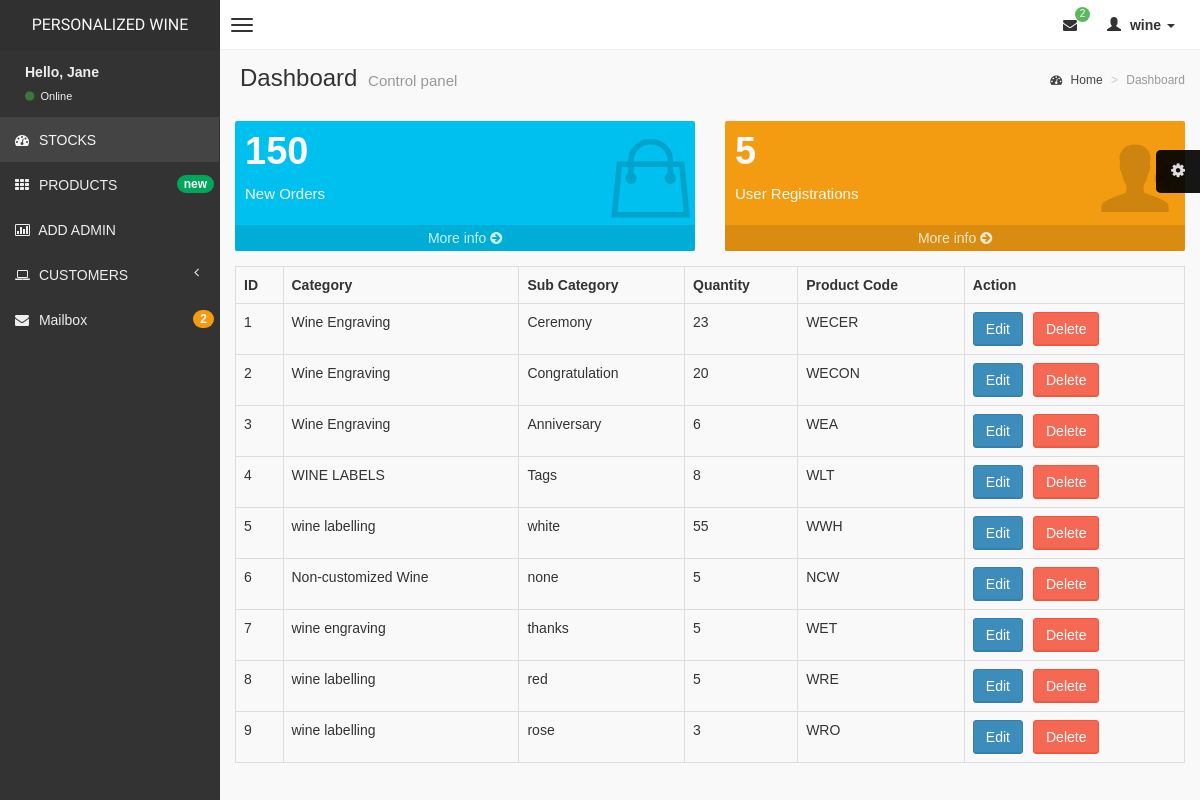
Page /admin/allstock.php (signed in) on the committed database.
### tables this page shows
CREATE TABLE `stock` (
  `stock_id` int(100) NOT NULL,
  `category` varchar(256) DEFAULT NULL,
  `sub_category` varchar(256) DEFAULT NULL,
  `quantity` varchar(256) DEFAULT NULL,
  `product_code` varchar(256) DEFAULT NULL,
  `date_created` datetime DEFAULT CURRENT_TIMESTAMP
);

### admin/allstock.php (the view, shortened to what this page needs)
<?php include("includes/header.php") ?>
<section class="content">
    <div class="row">
        <div class="col-lg-6 col-xs-6">
            <div class="small-box bg-aqua">
                <div class="inner">
                    <h3>
                        150
                    </h3>
                    <p>
                        New Orders
                    </p>
                </div>
                <div class="icon">
                    <i class="ion ion-bag"></i>
                </div>
                <a href="subscribers.php" class="small-box-footer">
                    More info <i class="fa fa-arrow-circle-right"></i>
                </a>
            </div>
        </div>
        <div class="col-lg-6 col-xs-6">
            <div class="small-box bg-yellow">
                <div class="inner">
                    <h3>
                        <?php
                        $review_query = "SELECT * FROM subscribers";
                        $reviews_result = mysqli_query($connection, $review_query);
                        $count = mysqli_num_rows($reviews_result);
                        if ($count > 0) {
                            echo $count;
                        } else {
                            echo NULL;
                        }
                        ?> </h3>
                    <p>
                        User Registrations
                    </p>
                </div>
                <div class="icon">
                    <i class="ion ion-person-add"></i>
                </div>
                <a href="#" class="small-box-footer">
                    More info <i class="fa fa-arrow-circle-right"></i>
                </a>
            </div>
        </div>
    </div>
    <div class="row">
        <div class="col-xs-12 connectedSortable">
            <?php
            $squery = "SELECT stock_id, category, sub_category,quantity,product_code FROM stock ORDER BY stock_id DESC";
            $squery_result = mysqli_query($connection, $squery);
            if ($squery_result->num_rows > 0) {
                echo "<table class='table table-hover table-responsive table-bordered'>";
                echo "<tr>";
                echo "<th>ID</th>";
                echo "<th>Category</th>";
                echo "<th>Sub Category</th>";
                echo "<th>Quantity</th>";
                echo "<th>Product Code</th>";
                echo "<th>Action</th>";
                echo "</tr>";
                $i = 1;
                while ($row =  mysqli_fetch_array($squery_result)) {
                    $id = $row['stock_id'];
                    echo "<tr>";
                    echo "<td>" . $i++ . "</td>";
                    echo "<td>" . $row['category'] . "</td>";
                    echo "<td>" . $row['sub_category'] . "</td>";
                    echo "<td>" . $row['quantity'] . "</td>";
                    echo "<td>" . $row['product_code'] . "</td>";
                    echo "<td>";
                    echo "<a href='update.php?up_id=" . $row['stock_id'] . "' class='btn btn-primary m-r-1em'>Edit<a/>";
                    echo "<a href='#' onclick='delete_stock({$id})'  class='btn btn-danger m-r-1em ' style='margin-left:1rem;'>Delete</a>";
                    echo "</td>";
                }
                echo "</table>";
            } else {
                echo "<div class='alert alert-danger'>No records found</div>";
            }
            ?>
        </div>
    </div>
    </div>
</body>
</html>
</body>
</html>

### admin/includes/header.php (shortened to what this page needs)
<?php require_once("includes/db.php"); ?>
<!DOCTYPE html>
<html>
<head>
    <link href="css/bootstrap.min.css" rel="stylesheet" type="text/css" />
    <link href="css/font-awesome.min.css" rel="stylesheet" type="text/css" />
    <link href="css/ionicons.min.css" rel="stylesheet" type="text/css" />
    <link href="css/AdminLTE.css" rel="stylesheet" type="text/css" />
</head>
<body class="skin-black">
    <header class="header">
        <a href="index.php" class="logo">
            PERSONALIZED WINE
        </a>
        <nav class="navbar navbar-static-top" role="navigation">
            <a href="#" class="navbar-btn sidebar-toggle" data-toggle="offcanvas" role="button">
                <span class="icon-bar"></span>
                <span class="icon-bar"></span>
                <span class="icon-bar"></span>
            </a>
            <div class="navbar-right">
                <ul class="nav navbar-nav">
                    <li class="dropdown messages-menu">
                        <a href="#" class="dropdown-toggle" data-toggle="dropdown">
                            <i class="fa fa-envelope"></i>
                            <span class="label label-success"><?php
                                                                $review_query = "SELECT * FROM reviews WHERE display=0 order by id desc ";
                                                                $reviews_result = mysqli_query($connection, $review_query);
                                                                $count = mysqli_num_rows($reviews_result);
                                                                if ($count > 0) {
                                                                    echo $count;
                                                                } else {
                                                                    echo NULL;
                                                                }
                                                                ?></span>
                        </a>
                    </li>
                    <li class="dropdown user user-menu">
                        <a href="#" class="dropdown-toggle" data-toggle="dropdown">
                            <i class="glyphicon glyphicon-user"></i>
                            <span> <?php echo  $_SESSION['username']; ?>
                                <i class="caret"></i></span>
                        </a>
                    </li>
                </ul>
            </div>
        </nav>
    </header>
    <div class="wrapper row-offcanvas row-offcanvas-left">
        <aside class="left-side sidebar-offcanvas">
            <section class="sidebar">
                <div class="user-panel">
                    <div class="pull-left info">
                        <p>Hello, Jane</p>
                        <a href="#"><i class="fa fa-circle text-success"></i> Online</a>
                    </div>
                </div>
                <ul class="sidebar-menu">
                    <li class="active">
                        <a href="index.php">
                            <i class="fa fa-dashboard"></i> <span>STOCKS</span>
                        </a>
                    </li>
                    <li>
                        <a href="product.php">
                            <i class="fa fa-th"></i> <span>PRODUCTS</span>
                            <small class="badge pull-right bg-green">new</small>
                        </a>
                    </li>
                    <li>
                        <a href="register_admin.php">
                            <i class="fa fa-bar-chart-o"></i>
                            <span>ADD ADMIN</span>
                        </a>
                    </li>
                    <li class="treeview">
                        <a href="#">
                            <i class="fa fa-laptop"></i>
                            <span>CUSTOMERS</span>
                            <i class="fa fa-angle-left pull-right"></i>
                        </a>
                    </li>
                    <li>
                        <a href="review.php">
                            <i class="fa fa-envelope"></i> <span>Mailbox</span>
                            <small class="badge pull-right bg-yellow"><?php
                                                                        $review_query = "SELECT * FROM reviews order by id desc ";
                                                                        $reviews_result = mysqli_query($connection, $review_query);
                                                                        $count = mysqli_num_rows($reviews_result);
                                                                        if ($count > 0) {
                                                                            echo $count;
                                                                        } else {
                                                                            echo NULL;
                                                                        }
                                                                        ?></small>
                        </a>
                    </li>
                </ul>
            </section>
        </aside>
        <aside class="right-side">
            <section class="content-header">
                <h1>
                    Dashboard
                    <small>Control panel</small>
                </h1>
                <ol class="breadcrumb">
                    <li>
                        <a href="index.php"><i class="fa fa-dashboard"></i> Home</a>
                    </li>
                    <li class="active">Dashboard</li>
                </ol>
            </section>

### rows in the picture
stock: category "Wine Engraving", sub_category "Ceremony", quantity "23", product_code "WECER"
stock: category "Wine Engraving", sub_category "Congratulation", quantity "20", product_code "WECON"
stock: category "Wine Engraving", sub_category "Anniversary", quantity "6", product_code "WEA"
stock: category "WINE LABELS", sub_category "Tags", quantity "8", product_code "WLT"
stock: category "wine labelling", sub_category "white", quantity "55", product_code "WWH"
stock: category "Non-customized Wine", sub_category "none", quantity "5", product_code "NCW"
stock: category "wine engraving", sub_category "thanks", quantity "5", product_code "WET"
stock: category "wine labelling", sub_category "red", quantity "5", product_code "WRE"
stock: category "wine labelling", sub_category "rose", quantity "3", product_code "WRO"

### other values in the picture
$count "2"
$_SESSION['username'] "wine"
$count "5"
